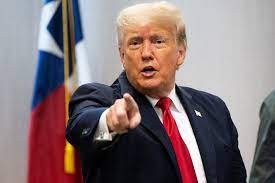
#> input picture opencv-files/ddo.jpg, 275 x 183 px, found by its file name
$ python facedetect.py
#> lines starting #> are read from the running program, lines starting #| are printed output that depends on the picture; after the words box and inside, x2 and y2 are one past the last pixel; in counts of white or black regions, pixels touching at a corner belong together
import cv2 as cv
import numpy

img  = cv.imread('D:\Code\otebooks\ddo.jpg')
#> img is the input picture: shape (183, 275, 3); mean B, G, R 119.6, 117.1, 133.9
haar_data = cv.CascadeClassifier('haar.xml')
haar_data.detectMultiScale(img)

faces_rect = haar_data.detectMultiScale(img, scaleFactor=1.1,minNeighbors=1)
#> faces_rect = [[113, 15, 68, 68]]

while True:
    faces = haar_data.detectMultiScale(img)
#> faces = [[113, 15, 68, 68]]
    for x,y,w,h in faces:
        cv.rectangle(img,(x,y),(x+w,y+h),(0,255,0),thickness=2)
#> this loop made 1 pass
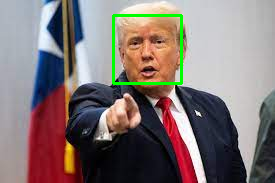
#> img: shape (183, 275, 3); 1.61% of pixels changed, all inside (x1, y1, x2, y2) = (112, 14, 183, 85)
    cv.imshow('result',img)
    if cv.waitKey(0):
#> (key Esc is pressed here)
        break
cv.destroyAllWindows()
